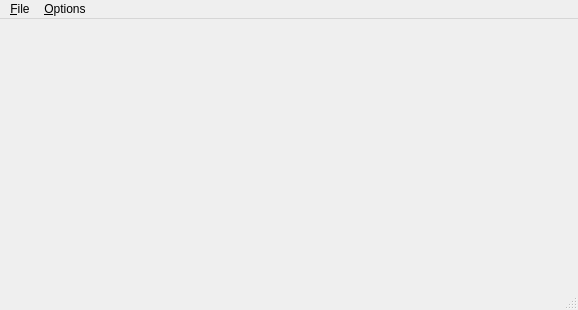
<ui version="4.0" >
 <class>MainWindow</class>
 <widget class="QMainWindow" name="MainWindow" >
  <property name="geometry" >
   <rect>
    <x>0</x>
    <y>0</y>
    <width>578</width>
    <height>310</height>
   </rect>
  </property>
  <property name="windowTitle" >
   <string>Python Logger</string>
  </property>
  <widget class="QWidget" name="centralwidget" />
  <widget class="QMenuBar" name="uiMenuBar" >
   <property name="geometry" >
    <rect>
     <x>0</x>
     <y>0</y>
     <width>578</width>
     <height>19</height>
    </rect>
   </property>
   <widget class="QMenu" name="uiFileMENU" >
    <property name="title" >
     <string>&amp;Options</string>
    </property>
    <addaction name="uiHintingEnabledACT" />
    <addaction name="separator" />
    <addaction name="uiSaveLogACT" />
    <addaction name="uiClearLogACT" />
   </widget>
   <widget class="QMenu" name="uiScriptingMENU" >
    <property name="title" >
     <string>&amp;File</string>
    </property>
    <addaction name="uiNewScriptACT" />
    <addaction name="uiOpenScriptACT" />
    <addaction name="separator" />
    <addaction name="uiRunScriptACT" />
   </widget>
   <addaction name="uiScriptingMENU" />
   <addaction name="uiFileMENU" />
  </widget>
  <widget class="QStatusBar" name="statusbar" />
  <action name="uiSaveLogACT" >
   <property name="text" >
    <string>&amp;Save Log...</string>
   </property>
  </action>
  <action name="uiDebugLevel0ACT" >
   <property name="checkable" >
    <bool>true</bool>
   </property>
   <property name="text" >
    <string>Level 0</string>
   </property>
  </action>
  <action name="uiDebugLevel1ACT" >
   <property name="checkable" >
    <bool>true</bool>
   </property>
   <property name="text" >
    <string>Level 1</string>
   </property>
  </action>
  <action name="uiDebugLevel2ACT" >
   <property name="checkable" >
    <bool>true</bool>
   </property>
   <property name="text" >
    <string>Level 2</string>
   </property>
  </action>
  <action name="uiDebugLevel3ACT" >
   <property name="checkable" >
    <bool>true</bool>
   </property>
   <property name="text" >
    <string>Level 3</string>
   </property>
  </action>
  <action name="uiNoDebugACT" >
   <property name="checkable" >
    <bool>true</bool>
   </property>
   <property name="text" >
    <string>&amp;Disabled</string>
   </property>
  </action>
  <action name="uiDebugLowACT" >
   <property name="checkable" >
    <bool>true</bool>
   </property>
   <property name="text" >
    <string>&amp;Low Level</string>
   </property>
  </action>
  <action name="uiDebugMidACT" >
   <property name="checkable" >
    <bool>true</bool>
   </property>
   <property name="text" >
    <string>&amp;Mid Level</string>
   </property>
  </action>
  <action name="uiDebugHighACT" >
   <property name="checkable" >
    <bool>true</bool>
   </property>
   <property name="text" >
    <string>&amp;High Level</string>
   </property>
  </action>
  <action name="uiClearLogACT" >
   <property name="text" >
    <string>&amp;Clear Log</string>
   </property>
  </action>
  <action name="uiNewScriptACT" >
   <property name="text" >
    <string>&amp;New Script</string>
   </property>
  </action>
  <action name="uiOpenScriptACT" >
   <property name="text" >
    <string>&amp;Open Script...</string>
   </property>
  </action>
  <action name="uiRunScriptACT" >
   <property name="text" >
    <string>&amp;Run Script...</string>
   </property>
  </action>
  <action name="uiHintingEnabledACT" >
   <property name="checkable" >
    <bool>true</bool>
   </property>
   <property name="checked" >
    <bool>true</bool>
   </property>
   <property name="text" >
    <string>Use &amp;Auto-Complete</string>
   </property>
  </action>
 </widget>
 <resources/>
 <connections/>
</ui>
